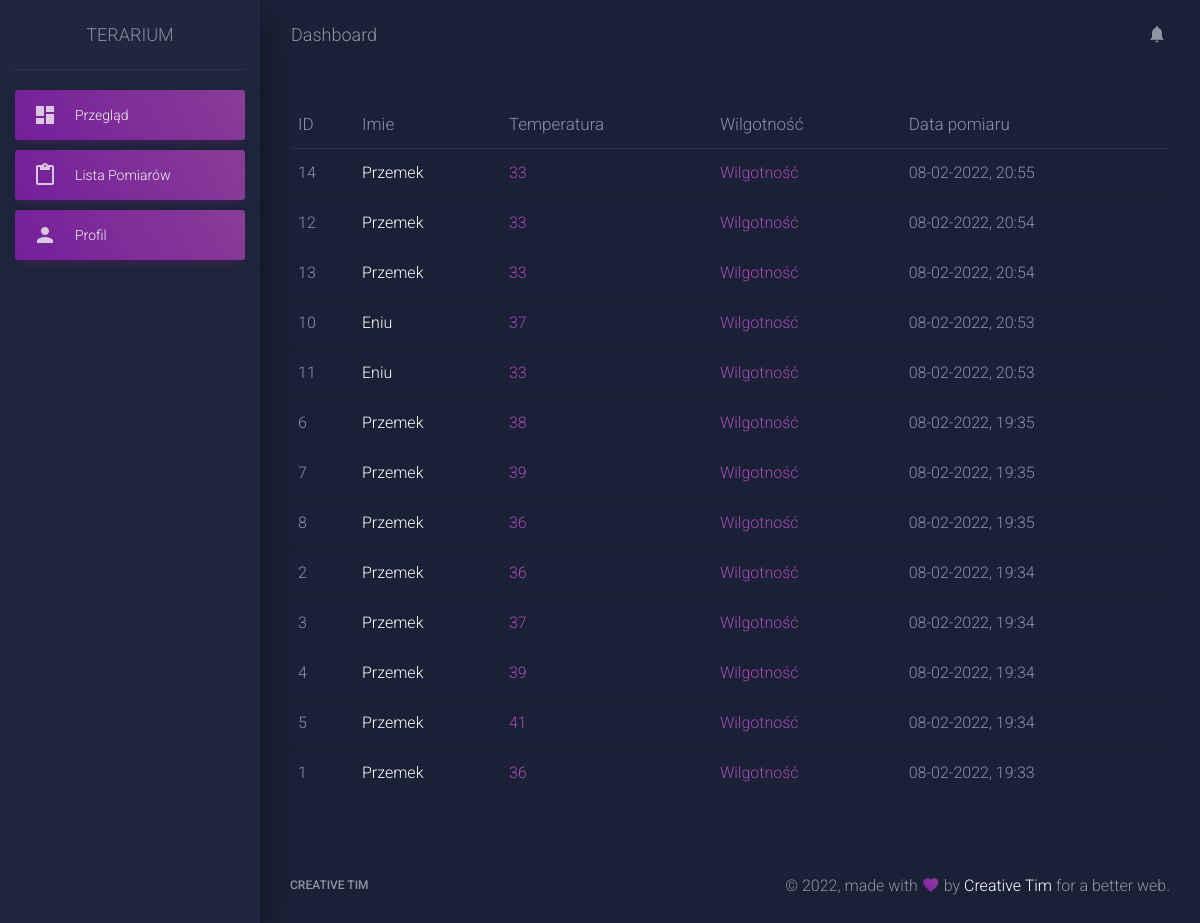
Page /list (signed in) on the earlier database version.
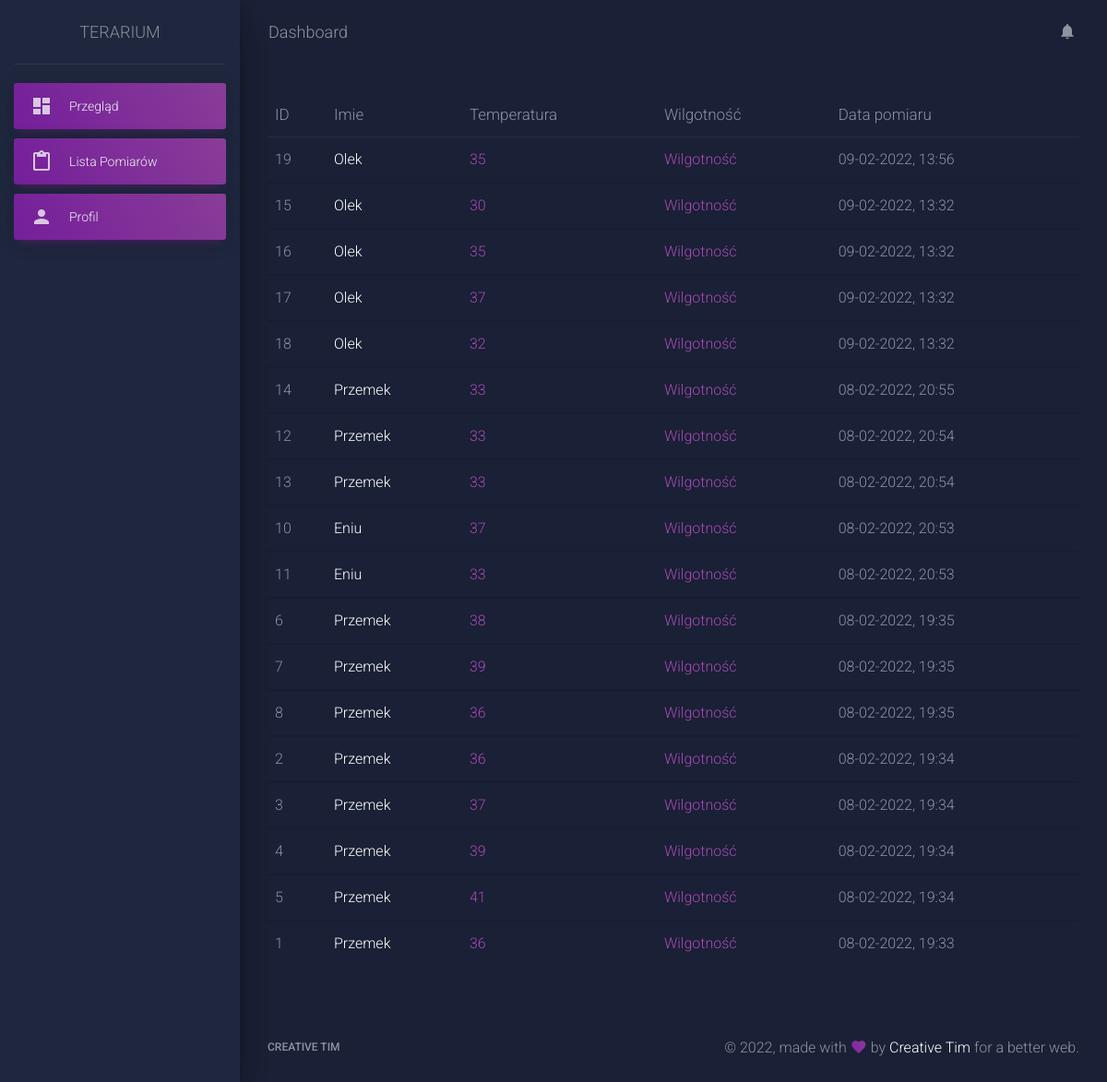
Same page on the later database version.
### main.py (models this page shows)
class Snake(db.Model):
    __tablename__ = "snake"
    id = db.Column(db.Integer, primary_key=True)
    owner_id = db.Column(db.Integer, db.ForeignKey('users.id'))
    name = db.Column(db.String(50), nullable=False)
    temp = db.Column(db.Integer, nullable=False)
    date = db.Column(db.String(100), nullable=False)

### main.py (the view)
@app.route("/list")
@login_required
def lista():
    user_id = current_user.id
    snakes = Snake.query.filter(Snake.owner_id == user_id).order_by(Snake.date.desc())
    return render_template("list.html", snakes=snakes)

### main.py (called while the page is built)
@login_manager.user_loader
def load_user(user_id):
    return User.query.get(int(user_id))

### templates/list.html
{% include "header.html" %}
<table class="table">
    <thead class=" text-primary">
    <th>
        ID
    </th>
    <th>
        Imie
    </th>
    <th>
        Temperatura
    </th>
    <th>
        Wilgotność
    </th>
    <th>
        Data pomiaru
    </th>
    </thead>
    {% for snake in snakes: %}
    <tbody>
    <tr>
        <td>
            {{ snake.id }}
        </td>
        <td>
            <a href={{ url_for ("snake_select_name", name= snake.name) }}> {{ snake.name }} </a>
        </td>
        <td class="text-primary">
            {{ snake.temp }}
        </td>
        <td class="text-primary">
            Wilgotność
        </td>
        <td>
            {{ snake.date }}
        </td>
    </tr>
    {% endfor %}
    </tbody>
</table>
{% include "footer.html" %}

### templates/header.html (shortened to what this page needs)
<!DOCTYPE html>
<html lang="en">
<head>
  <link rel="stylesheet" href="https://maxcdn.bootstrapcdn.com/font-awesome/latest/css/font-awesome.min.css">
  <link href="../static/assets/css/material-dashboard.css?v=2.1.0" rel="stylesheet" />
  <link href="../static/assets/demo/demo.css" rel="stylesheet" />
</head>
<body class="dark-edition">
  <div class="wrapper ">
    <div class="sidebar" data-color="purple" data-background-color="black" data-image="../static/assets/img/sidebar-2.jpg">
        <div class="logo">
            <a href="/" class="simple-text logo-normal">
                Terarium
            </a>
        </div>
        <div class="sidebar-wrapper">
            <ul class="nav">
                <li class="nav-item active  ">
                    <a class="nav-link" href="/snakes">
                        <i class="material-icons">dashboard</i>
                        <p>Przegląd</p>
                    </a>
                </li>
                <li class="nav-item active  ">
                    <a class="nav-link" href="/list">
                        <i class="material-icons">content_paste</i>
                        <p>Lista Pomiarów</p>
                    </a>
                </li>
               <li class="nav-item active  ">
            <a class="nav-link" href="">
              <i class="material-icons">person</i>
              <p>Profil</p>
            </a>
          </li>
            </ul>
        </div>
    </div>
    <div class="main-panel">
        <nav class="navbar navbar-expand-lg navbar-transparent navbar-absolute fixed-top ">
            <div class="container-fluid">
                <div class="navbar-wrapper">
                    <a class="navbar-brand" href="/snakes">Dashboard</a>
                </div>
                <div class="collapse navbar-collapse justify-content-end">
                    <ul class="navbar-nav">
                        <li class="nav-item">
                            <a class="nav-link" href="javascript:void(0)">
                                <i class="material-icons">notifications</i>
                            </a>
                        </li>
                    </ul>
                </div>
            </div>
        </nav>
        <div class="content">
            <div class="container-fluid">

### templates/footer.html (shortened to what this page needs)
 </div>
      </div>
      <footer class="footer">
        <div class="container-fluid">
          <nav class="float-left">
            <ul>
              <li>
                <a href="https://www.creative-tim.com">
                  Creative Tim
                </a>
              </li>
            </ul>
          </nav>
          <div class="copyright float-right">
            &copy;
            , made with <i class="material-icons">favorite</i> by
            <a href="https://www.creative-tim.com" target="_blank">Creative Tim</a> for a better web.
          </div>
        </div>
      </footer>
    </div>
  </div>
</body>
</html>

Differences in the rows shown:
added Snake: id "19", name "Olek", temp "35", date "09-02-2022, 13:56"
added Snake: id "15", name "Olek", temp "30", date "09-02-2022, 13:32"
added Snake: id "16", name "Olek", temp "35", date "09-02-2022, 13:32"
added Snake: id "17", name "Olek", temp "37", date "09-02-2022, 13:32"
added Snake: id "18", name "Olek", temp "32", date "09-02-2022, 13:32"
